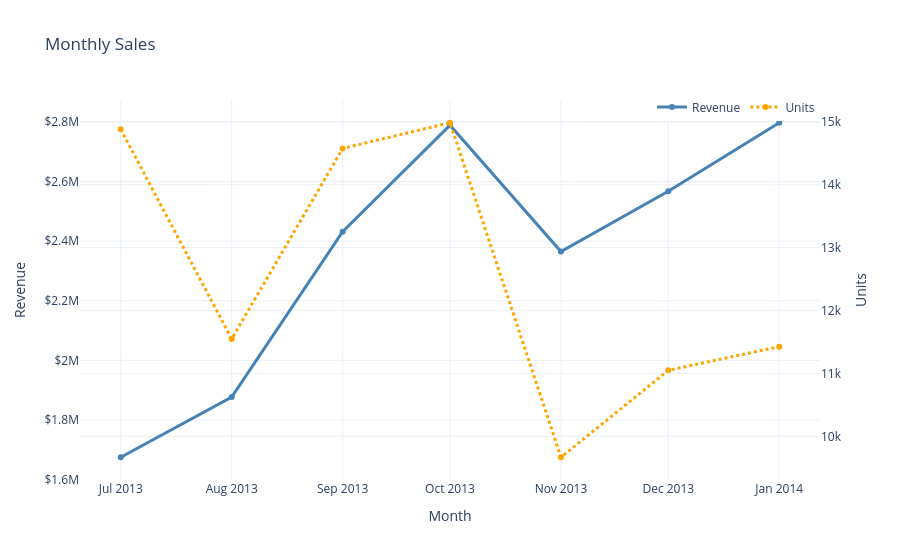

Notebook cell for this chart:
### Code cell
run_agent_with_memory('show me monthly sales graph')

### Figure 1 — Plotly figure (JSON) as saved in the notebook; plotly's stock layout.template omitted (floating-point values rounded to 4 significant figures)
{"data": [{"hovertemplate": "%{x|%b %Y}<br>Revenue: $%{y:,.2f}<extra></extra>", "line": {"color": "steelblue", "width": 3}, "mode": "lines+markers", "name": "Revenue", "x": ["2013-07-01T00:00:00.000000", "2013-08-01T00:00:00.000000", "2013-09-01T00:00:00.000000", "2013-10-01T00:00:00.000000", "2013-11-01T00:00:00.000000", "2013-12-01T00:00:00.000000", "2014-01-01T00:00:00.000000"], "y": [1675000.0, 1877000.0, 2432000.0, 2789000.0, 2365000.0, 2568000.0, 2797000.0], "type": "scatter"}, {"hovertemplate": "%{x|%b %Y}<br>Units: %{y:,.0f}<extra></extra>", "line": {"color": "orange", "dash": "dot", "width": 3}, "mode": "lines+markers", "name": "Units", "x": ["2013-07-01T00:00:00.000000", "2013-08-01T00:00:00.000000", "2013-09-01T00:00:00.000000", "2013-10-01T00:00:00.000000", "2013-11-01T00:00:00.000000", "2013-12-01T00:00:00.000000", "2014-01-01T00:00:00.000000"], "y": [14880.0, 11550.0, 14580.0, 14980.0, 9667.0, 11050.0, 11420.0], "yaxis": "y2", "type": "scatter"}], "layout": {"yaxis": {"title": {"text": "Revenue"}, "tickprefix": "$"}, "yaxis2": {"title": {"text": "Units"}, "overlaying": "y", "side": "right"}, "legend": {"orientation": "h", "y": 1.02, "x": 1, "xanchor": "right"}, "title": {"text": "Monthly Sales"}, "xaxis": {"title": {"text": "Month"}}}}
